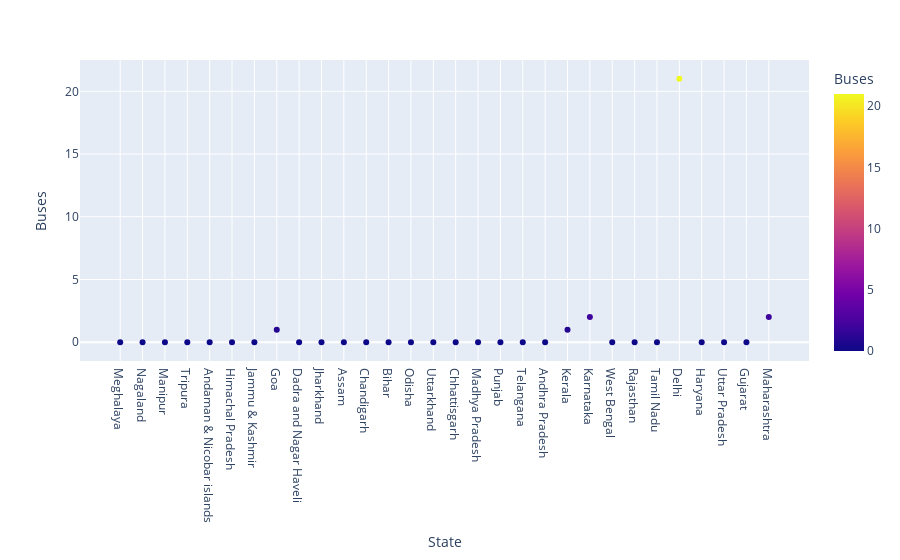

The code cell stored with this chart in its notebook:
### Code cell
fig = px.scatter(data,x = 'State',y = 'Buses',color = 'Buses')
pio.show(fig)

### Figure 1 — Plotly figure (JSON) as saved in the notebook; plotly's stock layout.template omitted (floating-point values rounded to 4 significant figures)
{"data": [{"hovertemplate": "State=%{x}<br>Buses=%{marker.color}<extra></extra>", "legendgroup": "", "marker": {"color": [0, 0, 0, 0, 0, 0, 0, 1, 0, 0, 0, 0, 0, 0, 0, 0, 0, 0, 0, 0, 1, 2, 0, 0, 0, 21, 0, 0, 0, 2], "coloraxis": "coloraxis", "symbol": "circle"}, "mode": "markers", "name": "", "orientation": "v", "showlegend": false, "type": "scatter", "x": ["Meghalaya", "Nagaland", "Manipur", "Tripura", "Andaman & Nicobar islands", "Himachal Pradesh", "Jammu & Kashmir", "Goa", "Dadra and Nagar Haveli", "Jharkhand", "Assam", "Chandigarh", "Bihar", "Odisha", "Uttarkhand", "Chhattisgarh", "Madhya Pradesh", "Punjab", "Telangana", "Andhra Pradesh", "Kerala", "Karnataka", "West Bengal", "Rajasthan", "Tamil Nadu", "Delhi", "Haryana", "Uttar Pradesh", "Gujarat", "Maharashtra"], "xaxis": "x", "y": [0, 0, 0, 0, 0, 0, 0, 1, 0, 0, 0, 0, 0, 0, 0, 0, 0, 0, 0, 0, 1, 2, 0, 0, 0, 21, 0, 0, 0, 2], "yaxis": "y"}], "layout": {"autosize": true, "coloraxis": {"colorbar": {"title": {"text": "Buses"}}, "colorscale": [[0, "#0d0887"], [0.1111, "#46039f"], [0.2222, "#7201a8"], [0.3333, "#9c179e"], [0.4444, "#bd3786"], [0.5556, "#d8576b"], [0.6667, "#ed7953"], [0.7778, "#fb9f3a"], [0.8889, "#fdca26"], [1, "#f0f921"]]}, "legend": {"tracegroupgap": 0}, "margin": {"t": 60}, "xaxis": {"anchor": "y", "autorange": true, "domain": [0, 1], "range": [-1.758, 30.76], "title": {"text": "State"}, "type": "category"}, "yaxis": {"anchor": "x", "autorange": true, "domain": [0, 1], "range": [-2.343, 23.34], "title": {"text": "Buses"}, "type": "linear"}}}
